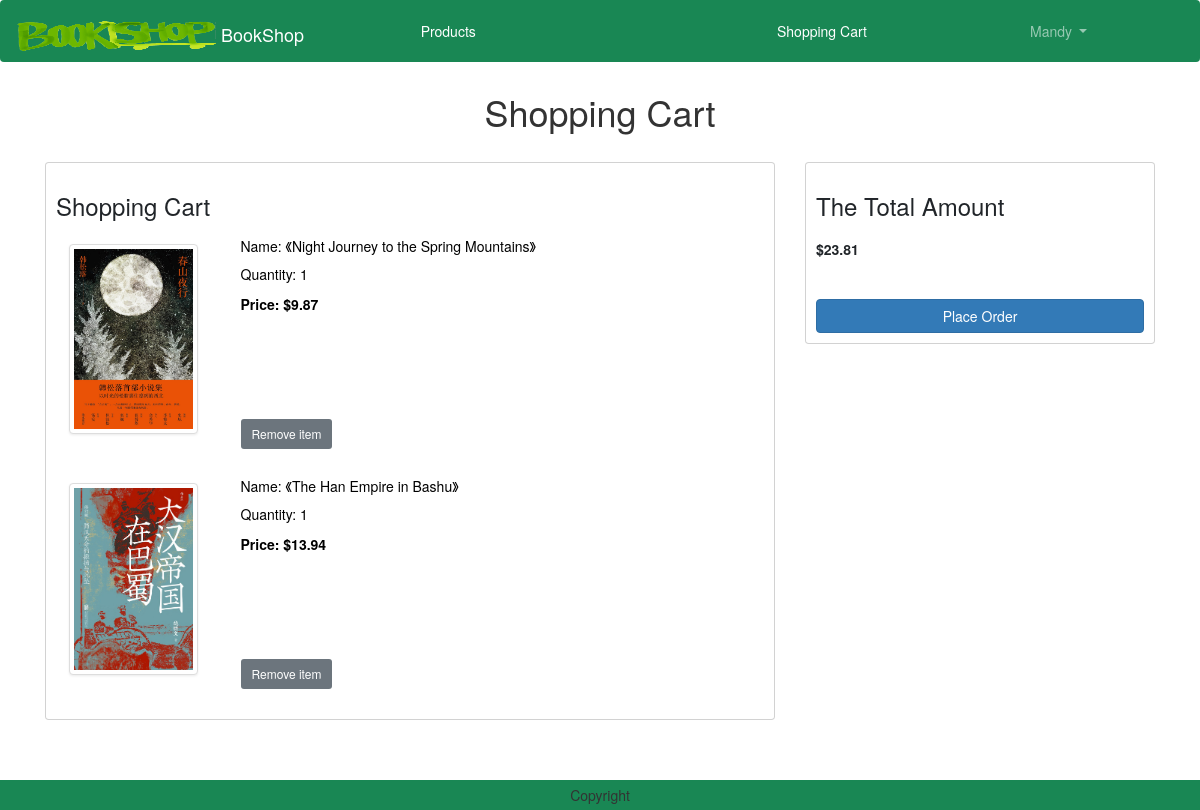
The app's page /shoppingcart/ (signed in), older data.
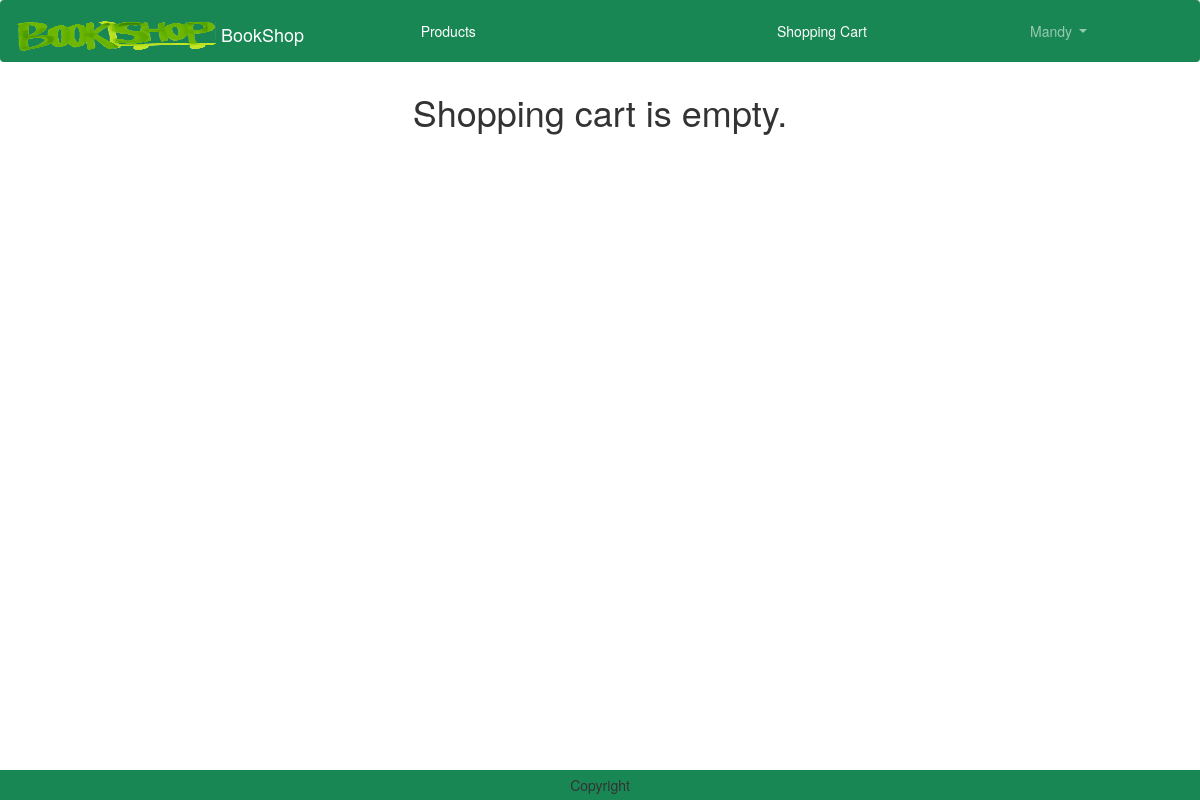
The same page, newer data.
### shoppingcart/models.py (models this page shows)
class ShoppingCart(models.Model):
    user = models.ForeignKey(User,on_delete=models.CASCADE)
    product = models.ForeignKey('products.Product', on_delete=models.CASCADE)
    quantity = models.IntegerField(default=1)

### products/models.py (models this page shows, shortened)
class Product(models.Model):
    productName = models.CharField(max_length=100)
    price = models.DecimalField(default=0, max_digits=7, decimal_places=2)
    ISBN = models.CharField(max_length=17)
    author = models.CharField(max_length=100)
    publisher = models.CharField(max_length=100)
    introduction = models.TextField(max_length=1000)
    image = models.ImageField(upload_to='product')
    category = models.ForeignKey('Category', related_name="products", on_delete=models.CASCADE,)
    avgRating = models.FloatField(default=0)

### shoppingcart/views.py (the view)
# urls.py: path("shoppingcart/", views.Cart, name="shoppingcart"),
def Cart(request):
    user = request.user
    shoppingcart = ShoppingCart.objects.filter(user=user)
    totalamount = 0
    for p in shoppingcart:
        value = p.quantity * p.product.price
        totalamount = totalamount + value
    return render(request, 'cartAdd.html',locals())

### templates/cartAdd.html (shortened to what this page needs)
{% extends 'base.html' %}
{% load static %}
{% block main-content %}
<div class="container my-5">
    <div class="row">
        {% if shoppingcart %}
            <h1 class="text-center mb-5">Shopping Cart</h1>
            <div class="col-sm-8">
                <div class="card">
                    <div class="card-body">
                        <h3>Shopping Cart</h3>
                        {% for item in shoppingcart %}
                            <div class="row">
                                <div class="col-sm-3 text-center align-self-center">
                                    <a href="{% url 'products:product_detail' item.product.id %}" class="btn">
                                    <img src="{{item.product.image.url}}" alt="" srcset="" class="img-fluid img-thumbnail shadow-sm" height="150" width="150">
                                    </a>
                                </div>
                                <div class="col-sm-9">
                                    <div>
                                        <a href="{% url 'products:product_detail' item.product.id %}" style="text-decoration:none; color:black">
                                            <div style="height:180px">
                                                <h5>Name: 《{{item.product.productName}}》</h5>
                                                <p>Quantity: {{item.quantity}}</p>
                                                <p><strong>Price: ${{item.product.price}}</strong></p>
                                            </div>
                                        </a>
                                        <div class="d-flex justify-content-between">
                                            <a href="#" class="remove-cart btn btn-sm btn-secondary mr-3" pid={{item.product.id}}>Remove item</a>
                                        </div>
                                    </div>
                                </div>
                            </div>
                            <br class="text-muted">
                        {% endfor %}
                    </div>
                </div>
            </div>
            <div class="col-sm-4">
                <div class="card">
                    <div class="card-body">
                        <h3>The Total Amount </h3>
                        <ul class="list-group">
                            <li class="list-group-item d-flex justify-context-between align-items-center border-0 px-0 mb-3">
                                <span id="totalamount"><strong>${{totalamount}}</strong></span>
                            </li>
                        </ul>
                        <div class="d-grid"><a href="{% url 'order:checkout' %}" class="btn btn-primary">Place Order</a></div>
                    </div>
                </div>
            </div>
        {% else %}
            <h1 class="text-center mb-5">Shopping cart is empty.</h1>
        {% endif %}
    </div>
</div>
{% endblock main-content %}

### templates/base.html (shortened to what this page needs)
<!DOCTYPE html>
{% load static %}
<html lang="en">
<head>
    <link href="https://cdn.jsdelivr.net/npm/bootstrap@5.3.0-alpha1/dist/css/bootstrap.min.css" rel="stylesheet">
    <link href="https://cdn.bootcss.com/bootstrap/3.3.7/css/bootstrap.min.css" rel="stylesheet">
    <link rel="stylesheet" href="{% static 'css/owl.carousel.min.css' %}">
    <link rel="stylesheet" href="{% static 'css/all.min.css' %}">
    <link rel="stylesheet" href="{% static 'css/style.css' %}">
    <link rel="stylesheet" href="https://cdnjs.cloudflare.com/ajax/libs/bootstrap-datetimepicker/4.17.47/css/bootstrap-datetimepicker.css">
</head>
<body>
    <nav class="navbar navbar-expand-lg navbar-dark bg-success nav-fill">
        <div class="container-fluid">
          <a class="navbar-brand" href="{% url 'products:home' %}">
            <img src="{% static "logo.png" %}" alt="BookShop" width="200" height="30" class="d-inline-block align-text-top">
            BookShop
          </a>
          <div class="collapse navbar-collapse" id="navbarSupportedContent">
            <ul class="navbar-nav me-auto mb-2 mb-lg-0" style="width:100%; text-align:center">
              <li class="nav-item" style="display:inline-block">
                <a class="nav-link text-white" href="{% url 'products:products' %}">Products</a>
              </li>
            <li class="nav-item" style="display:inline-block">
            </li>
              {% if user.is_authenticated %}
                  {% for group in request.user.groups.all %}
                    {% if group.name == 'Vendor' %}
                      <li class="nav-item mx-2" style="display:inline-block">
                        <a class="nav-link text-white" href="{% url 'products:productsAdd' %}">Add A New Product</a>
                      </li>
                      <li class="nav-item dropdown mx-2" style="display:inline-block">
                        <a class="nav-link dropdown-toggle" href="#" role="button" data-bs-toggle="dropdown" aria-expanded="false">
                          {{ user.username }}
                        </a>
                        <ul class="dropdown-menu" >
                          <li><a class="dropdown-item" href="{% url 'order:orders' %}?filter=allVendor">Orders</a></li>
                          <li><a class="dropdown-item" href="{% url 'logout' %}">Logout</a></li>
                        </ul>
                      </li>
                    {% elif group.name == 'Customer' %}
                      <li class="nav-item mx-2" style="display:inline-block">
                          <a class="nav-link text-white" href="{% url 'shoppingcart' %}">Shopping Cart</a>
                      </li>
                      <li class="nav-item dropdown mx-2" style="display:inline-block">
                          <a class="nav-link dropdown-toggle" href="#" role="button" data-bs-toggle="dropdown" aria-expanded="false">
                            {{ user.username }}
                          </a>
                      </li>
                    {% endif %}
                  {% endfor %}
              {% endif %}
              </ul>
          </div>
        </div>
      </nav>
      {% block main-content %}{% endblock main-content %}
      <div>
        <div style="height:60px"></div>
        <footer class="container-fluid fixed-bottom bg-success text-center p-2 mt-5">
            Copyright
        </footer>
      </div>
</body>
</html>

Row changes from the older to the newer data that the page shows:
removed ShoppingCart: product.image (picture), product.productName "Night Journey to the Spring Mountains", quantity "1", product.price "9.87"
removed ShoppingCart: product.image (picture), product.productName "The Han Empire in Bashu", quantity "1", product.price "13.94"
Text that changed along with them:
{{ totalamount }}: "23.81" → (not shown)
text no longer shown: "Shopping Cart Shopping Cart The Total Amount $ Place Order"
text now shown: "Shopping cart is empty."
